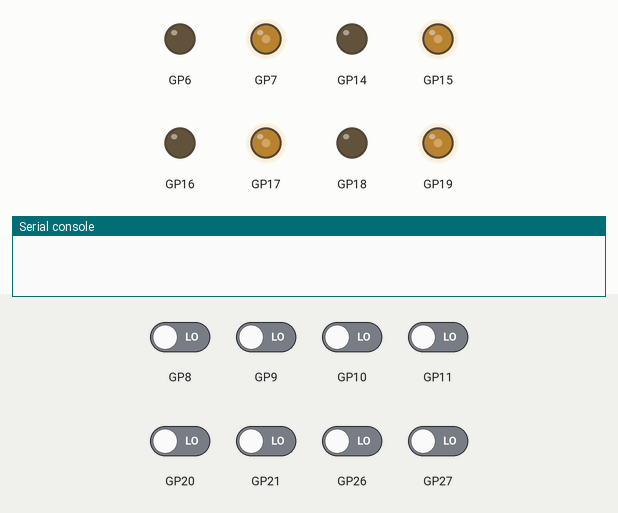
Recording of a program running on a simulated Raspberry Pi Pico running MicroPython. On the bench: output pins drawn as LEDs (lit = HIGH), the last lines printed to the serial console. The test bench sets the inputs (shaded band); at power-on: GP8–11, GP20, GP21, GP26, GP27 LOW. At 3.0 s the program stops and its outputs stay as they are.

Above: at 0.1 s.
At 3.1 s:
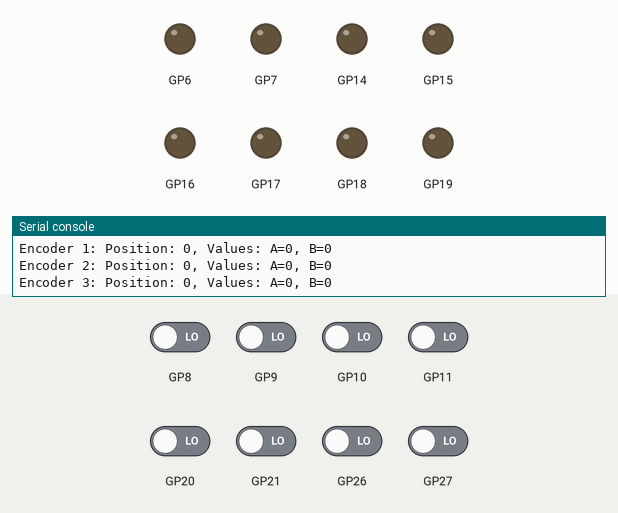
Timing chart, 0 to 4.5 s (numbered marks = the images above):
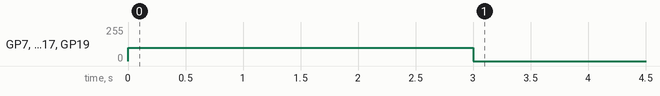

Measured:
- by itself, GP7, GP15, GP17, GP19: 0/255 → 100/255 at 0.00 s, → 0/255 3.0 s later

The program:

4motor.py
```python
from machine import Pin, PWM, Timer
import utime

# Define GPIO pins for each encoder channel
encoder_channels = [(8, 9), (26, 27), (10, 11), (20, 21)]  # Each tuple contains (channel_A, channel_B) pins for an encoder

# Define driver pins for motors
motor_pins = [(6, 7), (18, 19), (14, 15), (16, 17)]  # Each tuple contains (RPWM, LPWM) pins for a motor

# Set up the GPIO pins as outputs for motors
motors = []
for rpwm_pin, lpwm_pin in motor_pins:
    rpwm = Pin(rpwm_pin, Pin.OUT)
    lpwm = Pin(lpwm_pin, Pin.OUT)
    motors.append((PWM(rpwm), PWM(lpwm)))

# Set PWM frequency and initial duty cycle for all motors
for rpwm, lpwm in motors:
    rpwm.freq(1000)
    lpwm.freq(1000)
    rpwm.duty_u16(0)
    lpwm.duty_u16(0)

# Setup GPIO pins as inputs with pull-down resistors for encoders
encoders = []
for channel_A, channel_B in encoder_channels:
    encoder_A = Pin(channel_A, Pin.IN, Pin.PULL_DOWN)
    encoder_B = Pin(channel_B, Pin.IN, Pin.PULL_DOWN)
    encoders.append((encoder_A, encoder_B))

# Initialize variables to keep track of encoder states and positions
encoder_positions = [0] * len(encoder_channels)
prev_states = [(encoder_A.value(), encoder_B.value()) for encoder_A, encoder_B in encoders]

def stop_motors():
    for rpwm, lpwm in motors:
        rpwm.duty_u16(0)
        lpwm.duty_u16(0)

def encoder(encoder_index):
    global encoder_positions, prev_states
    encoder_A, encoder_B = encoders[encoder_index]
    # Read the current state of the encoder channels
    current_state = (encoder_A.value(), encoder_B.value())

    # Check for changes in encoder state
    if current_state != prev_states[encoder_index]:
        # Encoder A has changed, update position
        if current_state[0] != prev_states[encoder_index][0]:
            if current_state[0] == 1 and current_state[1] == 0:
                encoder_positions[encoder_index] -= 1
            elif current_state[0] == 0 and current_state[1] == 1:
                encoder_positions[encoder_index] += 1

    # Update encoder state variables
    prev_states[encoder_index] = current_state

    # Print the current encoder position and encoder values
    print("Encoder {}: Position: {}, Values: A={}, B={}".format(encoder_index, encoder_positions[encoder_index], current_state[0], current_state[1]))

def drive_motor(motor_index, R, L):
    rpwm, lpwm = motors[motor_index]
    rpwm.duty_u16(R * 256)
    lpwm.duty_u16(L * 256)

def stop_and_measure(timer):
    stop_motors()  # Stop all motors
    for i in range(len(encoder_channels)):
        encoder(i)  # Take encoder measurements for all encoders

# Create a Timer object
timer = Timer()

try:
    # Run all motors forward for 5 seconds
    for motor_index in range(len(motor_pins)):
        drive_motor(motor_index, 0, 100)
    timer.init(mode=Timer.ONE_SHOT, period=3000, callback=stop_and_measure)


except KeyboardInterrupt:
    stop_motors()
    pass
```
